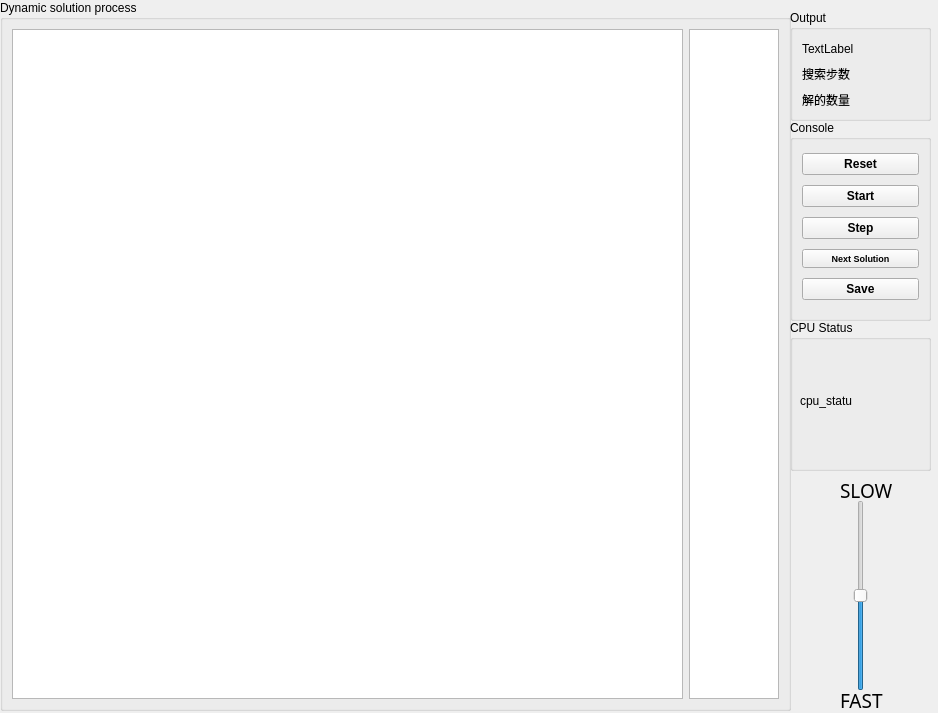
<?xml version="1.0" encoding="UTF-8"?>
<ui version="4.0">
 <class>table1</class>
 <widget class="QWidget" name="table1">
  <property name="geometry">
   <rect>
    <x>0</x>
    <y>0</y>
    <width>938</width>
    <height>713</height>
   </rect>
  </property>
  <property name="sizePolicy">
   <sizepolicy hsizetype="Fixed" vsizetype="Fixed">
    <horstretch>0</horstretch>
    <verstretch>0</verstretch>
   </sizepolicy>
  </property>
  <property name="minimumSize">
   <size>
    <width>938</width>
    <height>713</height>
   </size>
  </property>
  <property name="maximumSize">
   <size>
    <width>938</width>
    <height>713</height>
   </size>
  </property>
  <property name="windowTitle">
   <string>Form</string>
  </property>
  <widget class="QGroupBox" name="groupBox">
   <property name="geometry">
    <rect>
     <x>0</x>
     <y>0</y>
     <width>791</width>
     <height>711</height>
    </rect>
   </property>
   <property name="title">
    <string>Dynamic solution process</string>
   </property>
   <layout class="QGridLayout" name="gridLayout">
    <item row="1" column="0">
     <widget class="QTableWidget" name="tableWidget">
      <property name="enabled">
       <bool>true</bool>
      </property>
      <property name="sizePolicy">
       <sizepolicy hsizetype="Expanding" vsizetype="Expanding">
        <horstretch>0</horstretch>
        <verstretch>0</verstretch>
       </sizepolicy>
      </property>
      <property name="maximumSize">
       <size>
        <width>679</width>
        <height>679</height>
       </size>
      </property>
     </widget>
    </item>
    <item row="1" column="1">
     <widget class="QTableWidget" name="stack_table">
      <property name="maximumSize">
       <size>
        <width>90</width>
        <height>16777215</height>
       </size>
      </property>
      <property name="font">
       <font>
        <pointsize>9</pointsize>
       </font>
      </property>
     </widget>
    </item>
   </layout>
  </widget>
  <widget class="QGroupBox" name="groupBox_2">
   <property name="geometry">
    <rect>
     <x>790</x>
     <y>320</y>
     <width>141</width>
     <height>151</height>
    </rect>
   </property>
   <property name="title">
    <string>CPU Status </string>
   </property>
   <widget class="QLabel" name="cpu_statu">
    <property name="geometry">
     <rect>
      <x>10</x>
      <y>20</y>
      <width>121</width>
      <height>121</height>
     </rect>
    </property>
    <property name="text">
     <string>cpu_statu</string>
    </property>
    <property name="scaledContents">
     <bool>true</bool>
    </property>
   </widget>
  </widget>
  <widget class="QSlider" name="speed_Slider">
   <property name="geometry">
    <rect>
     <x>850</x>
     <y>500</y>
     <width>22</width>
     <height>191</height>
    </rect>
   </property>
   <property name="maximum">
    <number>200</number>
   </property>
   <property name="value">
    <number>100</number>
   </property>
   <property name="orientation">
    <enum>Qt::Vertical</enum>
   </property>
  </widget>
  <widget class="QLabel" name="label">
   <property name="geometry">
    <rect>
     <x>840</x>
     <y>480</y>
     <width>61</width>
     <height>21</height>
    </rect>
   </property>
   <property name="font">
    <font>
     <family>黑体</family>
     <pointsize>14</pointsize>
    </font>
   </property>
   <property name="text">
    <string>SLOW</string>
   </property>
   <property name="textFormat">
    <enum>Qt::AutoText</enum>
   </property>
  </widget>
  <widget class="QLabel" name="label_2">
   <property name="geometry">
    <rect>
     <x>840</x>
     <y>690</y>
     <width>61</width>
     <height>21</height>
    </rect>
   </property>
   <property name="font">
    <font>
     <family>黑体</family>
     <pointsize>14</pointsize>
     <weight>50</weight>
     <bold>false</bold>
    </font>
   </property>
   <property name="text">
    <string>FAST</string>
   </property>
  </widget>
  <widget class="QGroupBox" name="groupBox_3">
   <property name="geometry">
    <rect>
     <x>790</x>
     <y>10</y>
     <width>141</width>
     <height>111</height>
    </rect>
   </property>
   <property name="title">
    <string>Output</string>
   </property>
   <layout class="QVBoxLayout" name="verticalLayout">
    <item>
     <widget class="QLabel" name="status_label">
      <property name="text">
       <string>TextLabel</string>
      </property>
     </widget>
    </item>
    <item>
     <widget class="QLabel" name="step_num">
      <property name="text">
       <string>搜索步数</string>
      </property>
     </widget>
    </item>
    <item>
     <widget class="QLabel" name="solution_lable">
      <property name="text">
       <string>解的数量</string>
      </property>
     </widget>
    </item>
   </layout>
  </widget>
  <widget class="QGroupBox" name="groupBox_4">
   <property name="geometry">
    <rect>
     <x>790</x>
     <y>120</y>
     <width>141</width>
     <height>201</height>
    </rect>
   </property>
   <property name="title">
    <string>Console</string>
   </property>
   <layout class="QVBoxLayout" name="verticalLayout_2">
    <item>
     <widget class="QPushButton" name="pushButton">
      <property name="font">
       <font>
        <weight>75</weight>
        <bold>true</bold>
       </font>
      </property>
      <property name="text">
       <string>Reset</string>
      </property>
     </widget>
    </item>
    <item>
     <widget class="QPushButton" name="start_btn">
      <property name="font">
       <font>
        <weight>75</weight>
        <bold>true</bold>
       </font>
      </property>
      <property name="text">
       <string>Start</string>
      </property>
     </widget>
    </item>
    <item>
     <widget class="QPushButton" name="step_btn">
      <property name="font">
       <font>
        <weight>75</weight>
        <bold>true</bold>
       </font>
      </property>
      <property name="text">
       <string>Step</string>
      </property>
     </widget>
    </item>
    <item>
     <widget class="QPushButton" name="next_slt_btn">
      <property name="font">
       <font>
        <family>Arial</family>
        <pointsize>7</pointsize>
        <weight>75</weight>
        <italic>false</italic>
        <bold>true</bold>
       </font>
      </property>
      <property name="text">
       <string>Next Solution</string>
      </property>
     </widget>
    </item>
    <item>
     <widget class="QPushButton" name="pushButton_2">
      <property name="font">
       <font>
        <weight>75</weight>
        <bold>true</bold>
       </font>
      </property>
      <property name="text">
       <string>Save</string>
      </property>
     </widget>
    </item>
   </layout>
  </widget>
 </widget>
 <resources/>
 <connections/>
</ui>
